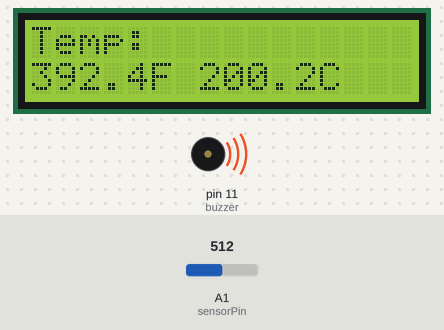
The sketch below on a simulated Arduino Uno, built with avr-gcc and run on an emulated ATmega328P. Parts: 16×2 character LCD, buzzer (waves = sounding). Inputs (shaded band) come from the test bench; at power-on: A1 (sensorPin) = 512. What the sketch prints to the serial monitor is not drawn.

Above: at 1.8 s.
1.9 s: A1 (sensorPin) set to 716
At 3.65 s:
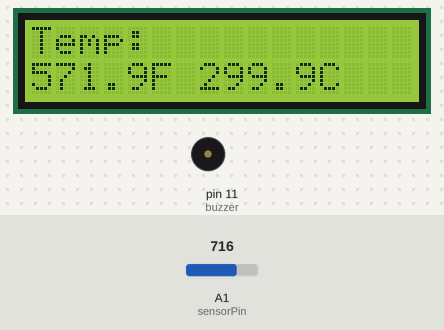
5.0 s: A1 (sensorPin) set to 900
At 6.3 s:
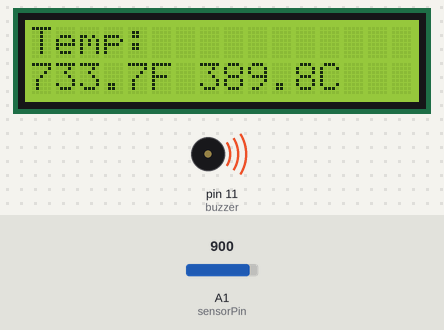
8.1 s: A1 (sensorPin) set to 1023
At 9.5 s:
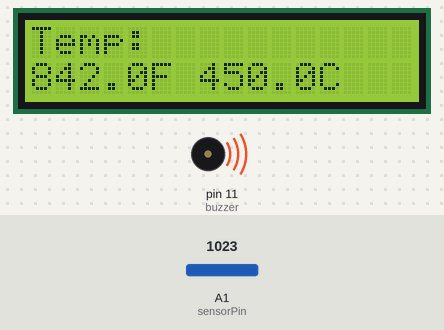
Timing chart, 0 to 17.1 s (numbered marks = the images above; inputs shaded):
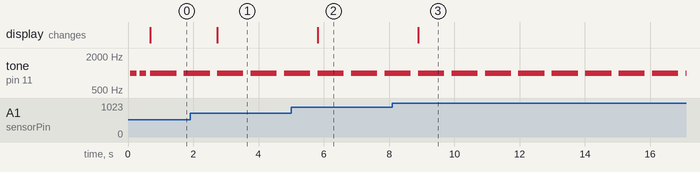

The sketch:

enclosurecode.ino
```cpp
//pins
int sensorPin = A1;
int buzzer = 11;
int redLED = 2;
int counter1  = 0;
int counter2 = 0;

//LCD
#include <Wire.h>
#include <LiquidCrystal_I2C.h>
LiquidCrystal_I2C lcd(0x20,16,2);

void setup()
{
  Serial.begin(9600);
  pinMode(buzzer,OUTPUT);
  lcd.init();

  tone(buzzer,1000);
  delay(200);
  noTone(buzzer);
  delay(100);

  tone(buzzer,1000);
  delay(200);
  noTone(buzzer);
  delay(100);
}

void loop()
{
  //TMP code
     float reading = analogRead(sensorPin);
     float voltage = (reading * 5.0)/1023.0;

     Serial.print(voltage); Serial.println(" volts");

     float temperatureC = (voltage - 0.5) * 100;
     float temperatureF = (temperatureC * 1.8) + 32.0;

     Serial.print(temperatureC); Serial.println(" degrees C");
     Serial.print(temperatureF); Serial.println(" degrees F");

  //lcd
    lcd.backlight();

    lcd.setCursor(0,0);
    lcd.print("Temp:");

    lcd.setCursor(0,1);
    lcd.print(temperatureF);
    lcd.setCursor(5,1);
    lcd.print("F");

    lcd.setCursor(7,1);
    lcd.print(temperatureC);
    lcd.setCursor(12,1);
    lcd.print("C");

  //buzzer && LED
    if(temperatureF > 75 || temperatureF < 65)
    {
      counter1++;
      counter2++;
      digitalWrite(redLED,HIGH);
      tone(buzzer,1000);
      delay(800);
      noTone(buzzer);
      digitalWrite(redLED,LOW);
      delay(200);
    }
    else
    {
      delay(1000);
      counter2++;
    }
}
```

Measured:
- after the input at 1.9 s, the display: changes after 0.84 s (image 1)
- after the input at 5.0 s, the display: changes after 0.82 s (image 2)
- after the input at 8.1 s, the display: changes after 0.79 s (image 3)
- by itself, tone on pin 11 (buzzer): alternates 1000 Hz for 0.80 s and silent for 0.23 s
